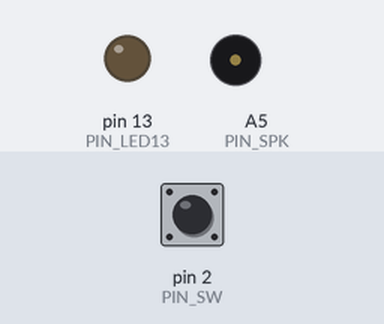
The sketch below on a simulated Arduino Uno, built with avr-gcc and run on an emulated ATmega328P. On the bench: output pins drawn as LEDs (lit = HIGH), buzzer (waves = sounding). The test bench sets the inputs (shaded band); at power-on: pin 2 (PIN_SW) HIGH.

Above: at 1.2 s.
1.3 s: pin 2 (PIN_SW) pulled LOW for 1 s
At 1.45 s:
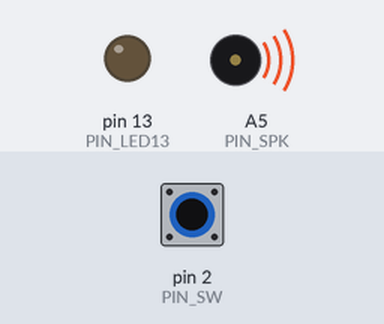
4.3 s: pin 2 (PIN_SW) pulled LOW for 3.2 s
At 9.0 s:
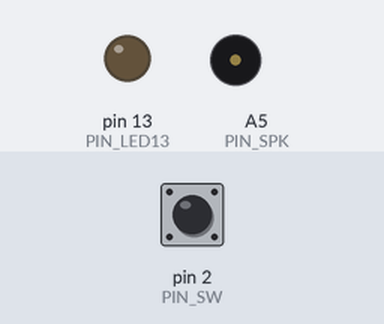
Timing chart, 0 to 10.5 s (numbered marks = the images above; inputs shaded):
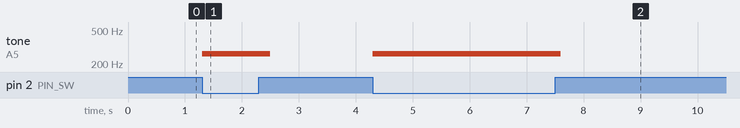

Measured:
- after the input at 1.3 s, tone on A5 (PIN_SPK): silent → 262 Hz at once, → silent 1.2 s later
- after the input at 4.3 s, tone on A5 (PIN_SPK): silent → 262 Hz at once, → silent 3.3 s later

The sketch:

music.ino
```cpp
//	============================================================
//	 I   { [ hLED _  
//	date written 2017-05-10
//	============================================================
#define PIN_SPK (A5)
#define PIN_SW  (2)
#define PIN_LED13 (13)
//	----------------------------------------
//	 N ®   É ê x ¾ ¯ À s ³ ê é
//	----------------------------------------
void setup() {
	pinMode( PIN_LED13, OUTPUT );
	pinMode( PIN_SW, INPUT_PULLUP);
	pinMode( PIN_SPK, OUTPUT);
}


//	----------------------------------------
//	   C     [ v
//	----------------------------------------
void loop() {
	if( digitalRead(PIN_SW)==LOW){
		tone(PIN_SPK, 262);
		delay(300);
		noTone(PIN_SPK);
	}
	else{noTone(PIN_SPK);}
}
```
